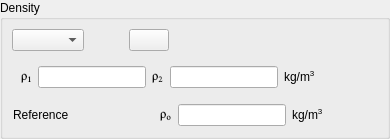
    <widget class="QGroupBox" name="groupBoxRho">
     <property name="toolTip">
      <string>&lt;html&gt;&lt;head/&gt;&lt;body&gt;&lt;p&gt;&lt;span style=&quot; font-size:9pt;&quot;&gt;Define the fluid density. It can be either constant, in which case the reference value must be completed, or variable and then the formula editor must be filled.&lt;/span&gt;&lt;/p&gt;&lt;p&gt;&lt;span style=&quot; font-size:9pt;&quot;&gt;(code_saturne key word: &lt;/span&gt;&lt;span style=&quot; font-size:9pt; font-weight:600;&quot;&gt;IROVAR&lt;/span&gt;&lt;span style=&quot; font-size:9pt;&quot;&gt;)&lt;/span&gt;&lt;/p&gt;&lt;/body&gt;&lt;/html&gt;</string>
     </property>
     <property name="title">
      <string>Density</string>
     </property>
     <layout class="QHBoxLayout">
      <property name="spacing">
       <number>6</number>
      </property>
      <property name="leftMargin">
       <number>9</number>
      </property>
      <property name="topMargin">
       <number>9</number>
      </property>
      <property name="rightMargin">
       <number>9</number>
      </property>
      <property name="bottomMargin">
       <number>9</number>
      </property>
      <item>
       <layout class="QVBoxLayout">
        <property name="spacing">
         <number>6</number>
        </property>
        <property name="leftMargin">
         <number>0</number>
        </property>
        <property name="topMargin">
         <number>0</number>
        </property>
        <property name="rightMargin">
         <number>0</number>
        </property>
        <property name="bottomMargin">
         <number>0</number>
        </property>
        <item>
         <layout class="QHBoxLayout">
          <property name="spacing">
           <number>6</number>
          </property>
          <property name="leftMargin">
           <number>0</number>
          </property>
          <property name="topMargin">
           <number>0</number>
          </property>
          <property name="rightMargin">
           <number>0</number>
          </property>
          <property name="bottomMargin">
           <number>0</number>
          </property>
          <item>
           <layout class="QHBoxLayout">
            <property name="spacing">
             <number>6</number>
            </property>
            <property name="leftMargin">
             <number>0</number>
            </property>
            <property name="topMargin">
             <number>0</number>
            </property>
            <property name="rightMargin">
             <number>0</number>
            </property>
            <property name="bottomMargin">
             <number>0</number>
            </property>
            <item>
             <widget class="QComboBox" name="comboBoxRho">
              <property name="toolTip">
               <string>&lt;html&gt;&lt;head/&gt;&lt;body&gt;&lt;p&gt;&lt;span style=&quot; font-size:9pt;&quot;&gt;Fill the formula editor in case of a variable fluid density.&lt;/span&gt;&lt;/p&gt;&lt;/body&gt;&lt;/html&gt;</string>
              </property>
             </widget>
            </item>
            <item>
             <spacer>
              <property name="orientation">
               <enum>Qt::Horizontal</enum>
              </property>
              <property name="sizeHint" stdset="0">
               <size>
                <width>17</width>
                <height>17</height>
               </size>
              </property>
             </spacer>
            </item>
            <item>
             <widget class="QPushButton" name="pushButtonRho">
              <property name="toolTip">
               <string>&lt;html&gt;&lt;head/&gt;&lt;body&gt;&lt;p&gt;&lt;span style=&quot; font-size:9pt;&quot;&gt;Fill the formula editor in case of a variable fluid density.&lt;/span&gt;&lt;/p&gt;&lt;/body&gt;&lt;/html&gt;</string>
              </property>
              <property name="text">
               <string/>
              </property>
              <property name="icon">
               <iconset resource="resources_pages.qrc">
                <normaloff>:data/icons/22x22/edit-find-replace.png</normaloff>:data/icons/22x22/edit-find-replace.png</iconset>
              </property>
              <property name="iconSize">
               <size>
                <width>22</width>
                <height>22</height>
               </size>
              </property>
             </widget>
            </item>
           </layout>
          </item>
          <item>
           <spacer>
            <property name="orientation">
             <enum>Qt::Horizontal</enum>
            </property>
            <property name="sizeHint" stdset="0">
             <size>
              <width>13</width>
              <height>20</height>
             </size>
            </property>
           </spacer>
          </item>
         </layout>
        </item>
        <item>
         <widget class="QWidget" name="widgetVofRho" native="true">
          <layout class="QHBoxLayout" name="hboxVofRho">
           <item>
            <widget class="QLabel" name="label_5">
             <property name="font">
              <font>
               <family>Standard Symbols L</family>
              </font>
             </property>
             <property name="text">
              <string>&lt;html&gt;&lt;head/&gt;&lt;body&gt;&lt;p&gt;r&lt;span style=&quot; vertical-align:sub;&quot;&gt;1&lt;/span&gt;&lt;/p&gt;&lt;/body&gt;&lt;/html&gt;</string>
             </property>
            </widget>
           </item>
           <item>
            <widget class="QLineEdit" name="lineEditRho1"/>
           </item>
           <item>
            <widget class="QLabel" name="label_6">
             <property name="font">
              <font>
               <family>Standard Symbols L</family>
              </font>
             </property>
             <property name="text">
              <string>&lt;html&gt;&lt;head/&gt;&lt;body&gt;&lt;p&gt;r&lt;span style=&quot; vertical-align:sub;&quot;&gt;2&lt;/span&gt;&lt;/p&gt;&lt;/body&gt;&lt;/html&gt;</string>
             </property>
            </widget>
           </item>
           <item>
            <widget class="QLineEdit" name="lineEditRho2"/>
           </item>
           <item>
            <widget class="QLabel" name="label_7">
             <property name="text">
              <string>kg/m&lt;sup&gt;3&lt;/sup&gt;</string>
             </property>
            </widget>
           </item>
          </layout>
         </widget>
        </item>
        <item>
         <widget class="QWidget" name="widgetRefRho" native="true">
          <layout class="QHBoxLayout" name="hboxRefRho">
           <property name="spacing">
            <number>6</number>
           </property>
           <property name="leftMargin">
            <number>1</number>
           </property>
           <property name="topMargin">
            <number>1</number>
           </property>
           <property name="rightMargin">
            <number>1</number>
           </property>
           <property name="bottomMargin">
            <number>1</number>
           </property>
           <item>
            <widget class="QLabel" name="labelRho">
             <property name="toolTip">
              <string>&lt;html&gt;&lt;head/&gt;&lt;body&gt;&lt;p&gt;&lt;span style=&quot; font-size:9pt;&quot;&gt;Define the density reference value in kg/m&lt;/span&gt;&lt;span style=&quot; font-size:9pt; vertical-align:super;&quot;&gt;3&lt;/span&gt;&lt;span style=&quot; font-size:9pt;&quot;&gt;. If the density is variable, this value will be used for the initialization.&lt;/span&gt;&lt;/p&gt;&lt;p&gt;&lt;span style=&quot; font-size:9pt;&quot;&gt;(code_saturne key word: &lt;/span&gt;&lt;span style=&quot; font-size:9pt; font-weight:600;&quot;&gt;RO0&lt;/span&gt;&lt;span style=&quot; font-size:9pt;&quot;&gt;)&lt;/span&gt;&lt;/p&gt;&lt;/body&gt;&lt;/html&gt;</string>
             </property>
             <property name="text">
              <string>Reference</string>
             </property>
            </widget>
           </item>
           <item>
            <spacer>
             <property name="orientation">
              <enum>Qt::Horizontal</enum>
             </property>
             <property name="sizeHint" stdset="0">
              <size>
               <width>16</width>
               <height>20</height>
              </size>
             </property>
            </spacer>
           </item>
           <item>
            <widget class="QLabel" name="labelVarRho">
             <property name="font">
              <font>
               <family>Standard Symbols L</family>
              </font>
             </property>
             <property name="toolTip">
              <string>&lt;html&gt;&lt;head/&gt;&lt;body&gt;&lt;p&gt;&lt;span style=&quot; font-size:9pt;&quot;&gt;Define the density reference value in kg/m&lt;/span&gt;&lt;span style=&quot; font-size:9pt; vertical-align:super;&quot;&gt;3&lt;/span&gt;&lt;span style=&quot; font-size:9pt;&quot;&gt;. If the density is variable, this value will be used for the initialization.&lt;/span&gt;&lt;/p&gt;&lt;p&gt;&lt;span style=&quot; font-size:9pt;&quot;&gt;(code_saturne key word: &lt;/span&gt;&lt;span style=&quot; font-size:9pt; font-weight:600;&quot;&gt;RO0&lt;/span&gt;&lt;span style=&quot; font-size:9pt;&quot;&gt;)&lt;/span&gt;&lt;/p&gt;&lt;/body&gt;&lt;/html&gt;</string>
             </property>
             <property name="text">
              <string>&lt;html&gt;&lt;head/&gt;&lt;body&gt;&lt;p&gt;r&lt;span style=&quot; vertical-align:sub;&quot;&gt;o&lt;/span&gt;&lt;/p&gt;&lt;/body&gt;&lt;/html&gt;</string>
             </property>
            </widget>
           </item>
           <item>
            <widget class="QLineEdit" name="lineEditRho">
             <property name="toolTip">
              <string>&lt;html&gt;&lt;head/&gt;&lt;body&gt;&lt;p&gt;&lt;span style=&quot; font-size:9pt;&quot;&gt;Define the density reference value in kg/m&lt;/span&gt;&lt;span style=&quot; font-size:9pt; vertical-align:super;&quot;&gt;3&lt;/span&gt;&lt;span style=&quot; font-size:9pt;&quot;&gt;. If the density is variable, this value will be used for the initialization.&lt;/span&gt;&lt;/p&gt;&lt;p&gt;&lt;span style=&quot; font-size:9pt;&quot;&gt;(code_saturne key word: &lt;/span&gt;&lt;span style=&quot; font-size:9pt; font-weight:600;&quot;&gt;RO0&lt;/span&gt;&lt;span style=&quot; font-size:9pt;&quot;&gt;)&lt;/span&gt;&lt;/p&gt;&lt;/body&gt;&lt;/html&gt;</string>
             </property>
            </widget>
           </item>
           <item>
            <widget class="QLabel" name="labelUnitRho">
             <property name="toolTip">
              <string>&lt;html&gt;&lt;head/&gt;&lt;body&gt;&lt;p&gt;&lt;span style=&quot; font-size:9pt;&quot;&gt;Define the density reference value in kg/m&lt;/span&gt;&lt;span style=&quot; font-size:9pt; vertical-align:super;&quot;&gt;3&lt;/span&gt;&lt;span style=&quot; font-size:9pt;&quot;&gt;. If the density is variable, this value will be used for the initialization.&lt;/span&gt;&lt;/p&gt;&lt;p&gt;&lt;span style=&quot; font-size:9pt;&quot;&gt;(code_saturne key word: &lt;/span&gt;&lt;span style=&quot; font-size:9pt; font-weight:600;&quot;&gt;RO0&lt;/span&gt;&lt;span style=&quot; font-size:9pt;&quot;&gt;)&lt;/span&gt;&lt;/p&gt;&lt;/body&gt;&lt;/html&gt;</string>
             </property>
             <property name="text">
              <string>kg/m&lt;sup&gt;3&lt;/sup&gt;</string>
             </property>
            </widget>
           </item>
          </layout>
         </widget>
        </item>
       </layout>
      </item>
      <item>
       <spacer>
        <property name="orientation">
         <enum>Qt::Horizontal</enum>
        </property>
        <property name="sizeHint" stdset="0">
         <size>
          <width>53</width>
          <height>20</height>
         </size>
        </property>
       </spacer>
      </item>
     </layout>
    </widget>
